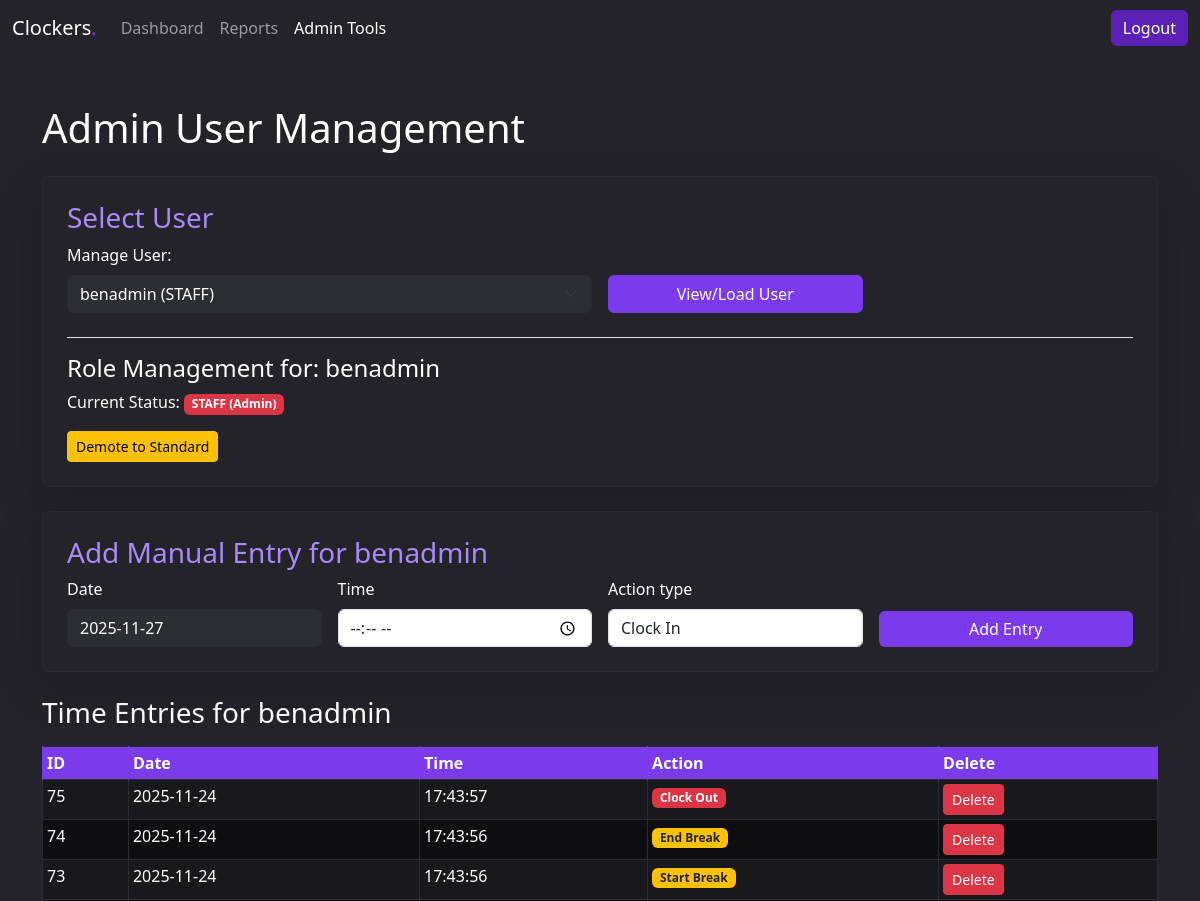
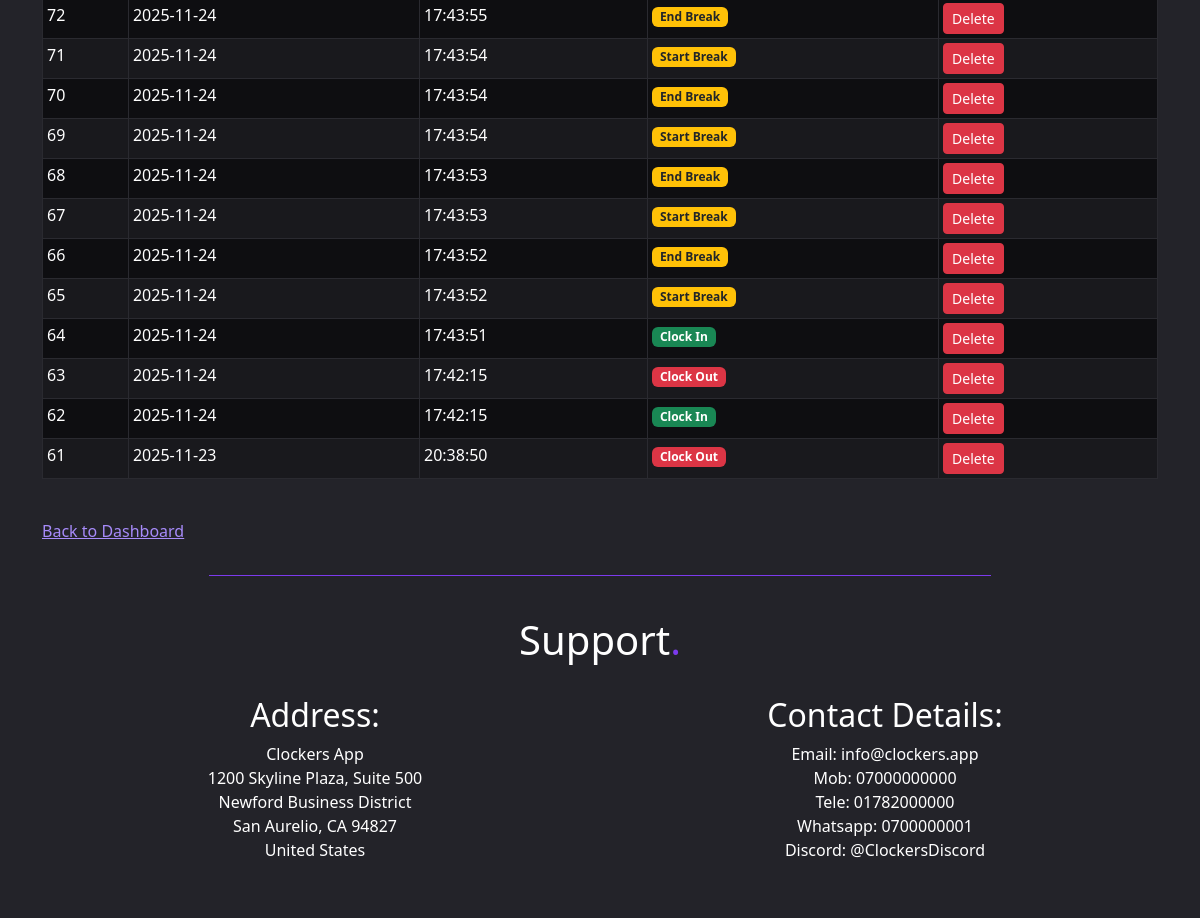
/manageusers (signed in), run on the app's committed database (2 pictures, top to bottom).
### time_tracker/models.py (models this page shows, shortened)
class TimeEntry(models.Model):
    ACTION_CHOICES = [
        ('IN', 'Clock In'),
        ('OUT', 'Clock Out'),
        ('BREAK_START', 'Start Break'),
        ('BREAK_END', 'End Break'),
    ]
    user = models.ForeignKey(User, on_delete=models.CASCADE)
    timestamp = models.DateTimeField()
    action_type = models.CharField(max_length=12, choices=ACTION_CHOICES)
    date_only = models.DateField(db_index=True)
    class Meta:
        verbose_name_plural = "Time Entries"

### time_tracker/views.py (the view, shortened to what this page needs)
# urls.py: path('manageusers', views.admin_user_management, name='admin_user_management'),
@login_required
def admin_user_management(request):
    if not request.user.is_staff:
        raise PermissionDenied
    target_user = None
    user_id = request.GET.get('user_id')
    add_form = AdminTimeEntryForm()
    user_entries = None
    query_params = ""
    add_form = AdminTimeEntryForm()
    for field_name in add_form.fields:
        add_form.fields[field_name].widget.attrs.update({
            'class': 'form-control'
        })
    user_id = request.GET.get('user_id')
    if not user_id:
        first_user = User.objects.all().order_by('id').first()
        if first_user:
            user_id = str(first_user.id)
        else:
            user_id = str(request.user.id)
    if user_id:
        target_user = get_object_or_404(User, id=user_id)
        all_user_entries = TimeEntry.objects.filter(user=target_user).order_by('-timestamp')
        PAGINATE_BY = 15
        paginator = Paginator(all_user_entries, PAGINATE_BY)
        page_number = request.GET.get('page')
        user_entries = paginator.get_page(page_number)
        query_params = urlencode({'user_id': target_user.id})
    context = {
        'all_users': User.objects.all().order_by('username'),
        'target_user': target_user,
        'user_entries': user_entries,
        'query_params': query_params,
        'add_form': add_form,
    }
    return render(request, 'time_tracker/admin_management.html', context)

### time_tracker/forms.py
class AdminTimeEntryForm(forms.Form):
    date = forms.DateField(
        initial=timezone.localdate(),
        widget=forms.DateInput(attrs={'class': 'form-control'}))
    time = forms.TimeField(
        widget=forms.TimeInput(attrs={'type': 'time', 'class': 'form-control'}))
    action_type = forms.ChoiceField(
        choices=TimeEntry.ACTION_CHOICES,
        widget=forms.Select(attrs={'class': 'form-select form-control'}))
    def __init__(self, *args, **kwargs):
        super().__init__(*args, **kwargs)

### time_tracker/templates/time_tracker/admin_management.html (shortened to what this page needs)
{% extends 'base.html' %}
{% block content %}
    <h1 class="mb-4">Admin User Management</h1>
    <div class="card p-4 mb-4 custom-login-card shadow-lg">
        <h3 class="card-title light-accent">Select User</h3>
        <form method="GET" action="{% url 'admin_user_management' %}" class="row g-3 align-items-end">
            <div class="col-md-6">
                <label for="user_id" class="form-label">Manage User:</label>
                <select id="user_id" name="user_id" class="form-select custom-select-dark">
                    {% for user in all_users %}
                        <option value="{{ user.id }}" {% if target_user and user.id == target_user.id %}selected{% endif %}>
                            {{ user.username }}
                            {% if user.is_staff %}(STAFF){% endif %}
                        </option>
                    {% endfor %}
                </select>
            </div>
            <div class="col-md-3 d-grid">
                <button type="submit" class="btn btn-primary-custom">View/Load User</button>
            </div>
        </form>
        {% if target_user %}
        <div class="mt-4 border-top pt-3">
            <h4>Role Management for: {{ target_user.username }}</h4>
            <p>Current Status:
                <span class="badge {% if target_user.is_staff %}bg-danger{% else %}bg-success{% endif %}">
                    {% if target_user.is_staff %}STAFF (Admin){% else %}STANDARD USER{% endif %}
                </span>
            </p>
            <form method="POST" action="{% url 'admin_user_management' %}" class="d-inline">
                <button type="submit" class="btn btn-sm {% if target_user.is_staff %}btn-warning{% else %}btn-success{% endif %}">
                    {% if target_user.is_staff %}Demote to Standard{% else %}Promote to Staff{% endif %}
                </button>
            </form>
        </div>
        {% endif %}
    </div>
    {% if target_user %}
    <div class="card p-4 mb-4 custom-login-card shadow-lg">
        <h3 class="card-title light-accent">Add Manual Entry for {{ target_user.username }}</h3>
        <form method="POST" action="{% url 'admin_user_management' %}" class="row g-3">
            <div class="col-md-3">
                <label for="{{ add_form.date.id_for_label }}" class="form-label">{{ add_form.date.label }}</label>
                {{ add_form.date }}
            </div>
            <div class="col-md-3">
                <label for="{{ add_form.time.id_for_label }}" class="form-label">{{ add_form.time.label }}</label>
                {{ add_form.time }}
            </div>
            <div class="col-md-3">
                <label for="{{ add_form.action_type.id_for_label }}" class="form-label">{{ add_form.action_type.label }}</label>
                {{ add_form.action_type }}
            </div>
            <div class="col-md-3 d-grid align-self-end">
                <button type="submit" class="btn btn-primary">Add Entry</button>
            </div>
        </form>
    </div>
    <h3 class="mt-4" id="report-results">Time Entries for {{ target_user.username }}</h3>
    {% if user_entries %}
        <div class="table-responsive mt-3">
            <table class="table table-striped table-hover table-bordered table-sm">
                <thead class="table-primary-header">
                    <tr>
                        <th class="text-nowrap-col">ID</th>
                        <th class="text-nowrap-col">Date</th>
                        <th class="text-nowrap-col">Time</th>
                        <th class="text-nowrap-col">Action</th>
                        <th class="text-nowrap-col">Delete</th>
                    </tr>
                </thead>
                <tbody>
                    {% for entry in user_entries %}
                    <tr>
                        <td>{{ entry.id }}</td>
                        <td>{{ entry.date_only|date:"Y-m-d" }}</td>
                        <td>{{ entry.timestamp|date:"H:i:s" }}</td>
                        <td>
                            <span class="badge
                                {% if entry.action_type == 'IN' %}bg-success{% elif entry.action_type == 'OUT' %}bg-danger{% else %}bg-warning text-dark{% endif %}">
                                {{ entry.get_action_type_display }}
                            </span>
                        </td>
                        <td>
                            <form method="POST" action="{% url 'admin_delete_entry' entry.id %}" class="d-inline">
                                <button type="submit" class="btn btn-sm btn-danger"
                                        onclick="return confirm('Confirm deletion of entry ID {{ entry.id }}?');">
                                    Delete
                                </button>
                            </form>
                        </td>
                    </tr>
                    {% endfor %}
                </tbody>
            </table>
        </div>
    {% else %}
        <p class="alert alert-info">No time entries found for this user.</p>
    {% endif %}
    {% endif %}
    <p class="mt-4"><a href="{% url 'dashboard' %}">Back to Dashboard</a></p>
{% endblock content %}

### time_tracker/static/css/style.css (style rules this page uses)
:root { --color-primary: #7C3AED; --color-primary-light: #A78BFA; --color-primary-dark: #5B21B6; --background-primary: #0E0E11; --background-secondary: #1A1A1F; --background-elevated: #232329; --surface: #2D2D34; --text-primary: #FFFFFF; --text-secondary: #D1D1D6; --text-tertiary: #A1A1AA; --text-disabled: #6B6B75; --border-light: #3A3A41; --border-medium: #2A2A30; --focus-ring: #A78BFA; --overlay-hover: #FFFFFF0D; --overlay-active: #FFFFFF1A; --overlay-pressed: #7C3AED1A; --surface-disabled: #1A1A1F; --success: #22C55E; --warning: #FACC15; --error: #EF4444; --info: #3B82F6; }
html, body { background: var(--background-elevated); color: var(--text-primary); margin: 0; padding: 0; }
.light-accent { color: var(--color-primary-light); }
.table-primary-header { background-color: var(--color-primary) !important; color: var(--text-primary) !important; }
.table-primary-header th { background-color: var(--color-primary) !important; color: var(--text-primary) !important; border-color: var(--color-primary) !important; }
.table { color: var(--text-primary) !important; --bs-table-border-color: var(--border-medium); border-color: var(--border-medium) !important; background-color: transparent !important; }
.table tbody tr > * { background-color: var(--background-primary) !important; color: var(--text-primary) !important; }
.table-striped > tbody > tr:nth-of-type(odd) > * { background-color: var(--background-secondary) !important; }
.btn-primary { background-color: var(--color-primary) !important; border: var(--color-primary) !important; }
.text-nowrap-col { white-space: nowrap; }
.custom-login-card { background-color: var(--background-elevated) !important; color: var(--text-primary); border: 1px solid var(--border-medium); }
.custom-login-card input[type="text"], .custom-login-card input[type="password"] { background-color: var(--surface) !important; color: var(--text-primary) !important; border: 1px solid var(--border-light); }
.btn-primary-custom { background-color: var(--color-primary) !important; border-color: var(--color-primary) !important; color: var(--text-primary) !important; }
a { color: var(--color-primary-light); }
.custom-select-dark, .custom-input-dark, .custom-input-dark[type="time"], .custom-login-card input[type="text"], .custom-login-card input[type="password"] { background-color: var(--surface) !important; color: var(--text-primary) !important; border-color: var(--border-medium) !important; }

### data on the page
TimeEntry: id "75", date_only "2025-11-24", timestamp "17:43:57", action_type "Clock Out"
TimeEntry: id "74", date_only "2025-11-24", timestamp "17:43:56", action_type "End Break"
TimeEntry: id "73", date_only "2025-11-24", timestamp "17:43:56", action_type "Start Break"
TimeEntry: id "72", date_only "2025-11-24", timestamp "17:43:55", action_type "End Break"
TimeEntry: id "71", date_only "2025-11-24", timestamp "17:43:54", action_type "Start Break"
TimeEntry: id "70", date_only "2025-11-24", timestamp "17:43:54", action_type "End Break"
TimeEntry: id "69", date_only "2025-11-24", timestamp "17:43:54", action_type "Start Break"
TimeEntry: id "68", date_only "2025-11-24", timestamp "17:43:53", action_type "End Break"
TimeEntry: id "67", date_only "2025-11-24", timestamp "17:43:53", action_type "Start Break"
TimeEntry: id "66", date_only "2025-11-24", timestamp "17:43:52", action_type "End Break"
TimeEntry: id "65", date_only "2025-11-24", timestamp "17:43:52", action_type "Start Break"
TimeEntry: id "64", date_only "2025-11-24", timestamp "17:43:51", action_type "Clock In"
TimeEntry: id "63", date_only "2025-11-24", timestamp "17:42:15", action_type "Clock Out"
TimeEntry: id "62", date_only "2025-11-24", timestamp "17:42:15", action_type "Clock In"
TimeEntry: id "61", date_only "2025-11-23", timestamp "20:38:50", action_type "Clock Out"

### other printed values
{{ target_user.username }} "benadmin"
{{ add_form.date.label }} "Date"
{{ add_form.time.label }} "Time"
{{ add_form.action_type.label }} "Action type"
form field user_id "benadmin (STAFF)"
